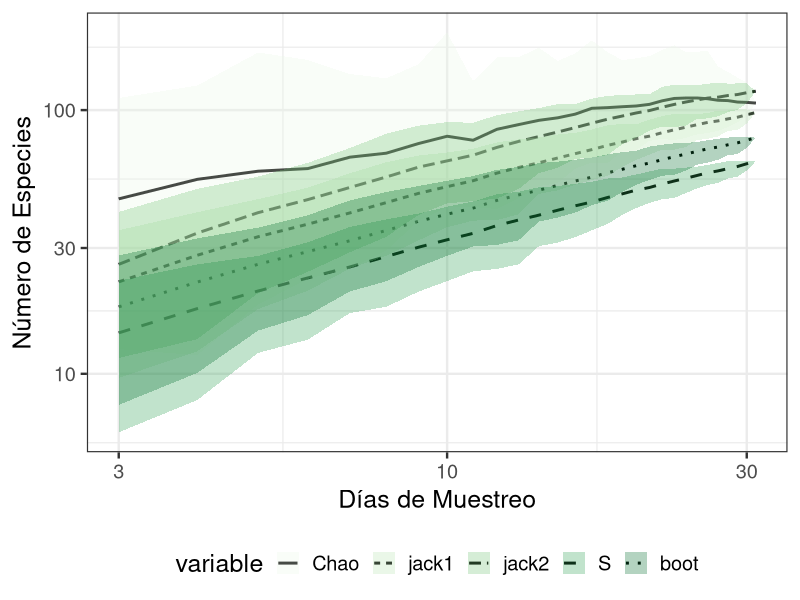

Write the R code that produced this figure.


################
#Paquetes a ejecutar - recordar instalarlos previamente por medio de:
### install.packages("nombre")
library(vegan)
library(reshape)
library(tidyverse)
library(reshape2)


##########################################################################
##### Elegimos una carpeta donde extraer y grabar todo
setwd("G:/biato/Dagma-Icesi/R_dagma/Aves")
############
#abrimos la el .CSV - debes remplazar el nombre a continuacion
Bi=read.csv("Datos_aves_(1).csv", header=T, sep=",", dec=".")
View(Bi)
### Asegurate de que se vean bien las separaciones entre columnas con el siguiente
head(Bi,2)
#####################################################################
#df<-Bi %>% group_by(locality) %>% count(specie )
#head(df)
#####################################################################

################### Extraemos cuantas especies hay por localidad y dia de muestreo
df<-Bi %>% group_by(day, locality ) %>% count(species )
######## asegurate que se ve bien##########
head(df, 3)
#view(df)

########################## reordenamos las columnas por especie
df.wide <- pivot_wider(df, names_from = species, values_from =  n) 
############## cambiamos los NA por 0 cuando no hay presencia de la especie
df.wide[is.na(df.wide)] <- 0
############################### Reviza que todo este bien a continuacion
head(df.wide, 5)
#######

################################ creamos dos data frame diferentes

####### este es para la curva de acumulacion general de todo el parque
df2=data.frame(df.wide)
dfA<- df2 %>% select(-c(locality, day))
head(dfA,2)
####### este es para los indices beta dependiendo la cobertura
dfB<- df2 %>% select(c(locality, day))
head(dfB,2)

################# Analisis de indicadores por cobertura general
###### Anotalos paea tu informe crack
attach(dfB)
pool_2 <- specpool(dfA, locality)
pool_2
write.csv(pool_2, "Diversidad_beta_general.csv", sep=",", dec=".")
################# Analisis de indicadores de todo el parque en general
###### corre esto derecho hasta obtener tu grafica 
pool_3 <- specpool(dfA)
write.csv(pool_3, "Diversidad_beta_general_total.csv", sep=",", dec=".")

pool_1 <- poolaccum(dfA)
datas_example<-summary(pool_1, display = "chao")
typeof(pool_1)
names(pool_1)
####
chao <- data.frame(summary(pool_1)$chao,check.names = FALSE)
colnames(chao) <- c("N", "Chao", "lower2.5", "higher97.5", "std")
chao_melt <- melt(chao, id.vars = c("N","std", "lower2.5", "higher97.5"))
####
jack_1 <- data.frame(summary(pool_1)$jack1,check.names = FALSE)
colnames(jack_1) <- c("N", "jack1", "lower2.5", "higher97.5", "std")
jack1_melt <- melt(jack_1, id.vars = c("N","std", "lower2.5", "higher97.5"))
####
jack_2 <- data.frame(summary(pool_1)$jack2,check.names = FALSE)
colnames(jack_2) <- c("N", "jack2", "lower2.5", "higher97.5", "std")
jack2_melt <- melt(jack_2, id.vars = c("N","std", "lower2.5", "higher97.5"))
####
s <- data.frame(summary(pool_1)$S,check.names = FALSE)
colnames(s) <- c("N", "S", "lower2.5", "higher97.5", "std")
s_melt <- melt(s, id.vars = c("N","std", "lower2.5", "higher97.5"))
####
Bootstrap <- data.frame(summary(pool_1)$boot,check.names = FALSE)
colnames(Bootstrap) <- c("N", "boot", "lower2.5", "higher97.5", "std")
Bootstrap_melt <- melt(Bootstrap, id.vars = c("N","std", "lower2.5", "higher97.5"))

############################
#####################################3 Detenteeeeeeeeeeeeeeeee
#########################################3##### que te detengassssssss
#######
#### borra los indicadores que no necesites segun tus necesitades taxonomicas

df<- rbind(chao_melt,jack1_melt, jack2_melt, s_melt, Bootstrap_melt )
head(df)
############################
#####################################3
### debes eliminar de forma simultanea los siguientes colores
#####
#### ejemplo chao_melt posee el color #000000 y jack1_melt el color #E69F00
###### debes eliminar entonces ambos en caso que no los quieras en tu grafica
###### tanto el indicador como su color abajo
#########################################3##### 

cbbPalette <- c("#000000", "#E69F00", "#56B4E9", "#009E73", "#F0E442")

########
########## Listo crack ahora solo es graficar
### corre lo siguiente sin mente

p<-df %>% ggplot(aes(x=N, y=value, ymin=lower2.5, ymax=higher97.5,
                             fill=variable, linetype=variable)) + 
  theme_bw(base_size = 18) + 
  geom_line(size = 1, alpha = 10) + 
  geom_ribbon(alpha=0.3) + 
  scale_x_log10() + 
  scale_y_log10() + 
  scale_fill_brewer(palette="Greens") +
  xlab("Días de Muestreo") + 
  ylab("Número de Especies") +
  theme(legend.position="bottom")
 
####### Tu grafica a continuacion:
p 

########## para exportar tu grafica en alta definicion y de forma estandar 
###### para todos los grupor porfa descarga el paquete "gridExtra" y ejecutalo

#install.packages("gridExtra")
#library(gridExtra)


######################################### este ya lo exporta con lo siguiente
########### cambia el nombre donde dice Example_1.png coloca por ejemplo
########### mamiferos_1.png o como desees crack
#ggsave(filename = "Aves_Beta.png",
#       plot = p, width = 18, height = 15, dpi = 350, units = "cm")

###### listo ya lo tienes, busca en la carpeta donde esta todo y veras tu grafica
##### :)
